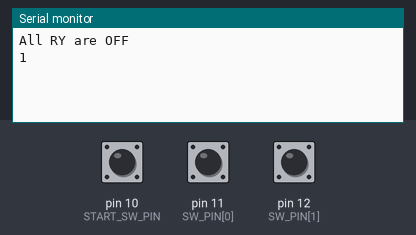
Bench run of a sketch on a simulated Arduino Uno, built with avr-gcc and run on an emulated ATmega328P. On the bench: the last lines printed to the serial monitor. The test bench sets the inputs (shaded band); at power-on: pin 10 (START_SW_PIN) HIGH, pin 11 (SW_PIN[0]) HIGH, pin 12 (SW_PIN[1]) LOW.

Above: at 1.2 s.
1.3 s: pin 10 (START_SW_PIN) pulled LOW for 0.15 s
At 2.2 s:
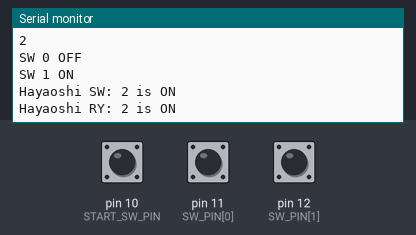
At 3.1 s:
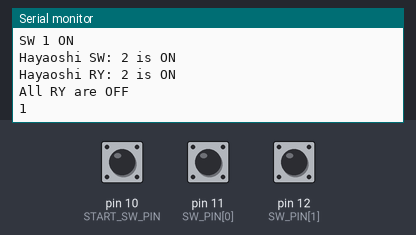

Measured:
- after the input at 1.3 s, the serial monitor: prints a new line at once (image 1)

The sketch:

hayaoshi.ino
```cpp
#include <Arduino.h>

static const byte START_RY_PIN = 2;
static const byte RY_PIN[] = {3, 4, 5, 6, 7, 8, 9};

static const byte START_SW_PIN = 10;
static const byte SW_PIN[] = {11, 12, 13, A0, A1, A2, A3};

#define SW_NO   (sizeof(SW_PIN)/sizeof(SW_PIN[0]))
#define RY_ON   LOW
#define RY_OFF  HIGH

#define SW_ON   LOW
#define SW_OFF  HIGH:

static void all_ry_off()
{
  digitalWrite(START_RY_PIN, RY_OFF);
  for (int i = 0; i < SW_NO; i++) {
    digitalWrite(RY_PIN[i], RY_OFF);
  }

  Serial.println("All RY are OFF");
}
void setup() {
  Serial.begin(9600);

  all_ry_off();

  pinMode(START_SW_PIN, INPUT);
  for (int i = 0; i < SW_NO; i++) {
    pinMode(SW_PIN[i], INPUT);
  }

  pinMode(START_RY_PIN, OUTPUT);
  for (int i = 0; i < SW_NO; i++) {
    pinMode(RY_PIN[i], INPUT);
  }
}

void loop() {
  Serial.println("1");
  while (true) {
    bool start_sw = digitalRead(START_SW_PIN);
    if (start_sw == SW_ON) {    //スタートSWが押されるのを待つ
      Serial.println("Start SW is ON");
      digitalWrite(START_RY_PIN, RY_ON);
      Serial.println("Start RY is ON");
      break;
    }
  };
  Serial.println("2");
  while (true) {
    byte hayaoshi = 0xff;
    for (int i = 0; i < SW_NO; i++) {
      bool sw = digitalRead(SW_PIN[i]);
      Serial.print("SW ");
      Serial.print(i);
      if (sw == SW_ON) {
        Serial.println(" ON");
      } else {
        Serial.println(" OFF");
      }
      if (sw == SW_ON) {
        hayaoshi = i;
        Serial.print("Hayaoshi SW: ");
        Serial.print(hayaoshi + 1);
        Serial.println(" is ON");
        break;
      }
    }
    //SWが押されるのを待つ
    if (hayaoshi != 0xff) {
      //SWに対応するRYを1sオン
      digitalWrite(RY_PIN[hayaoshi], RY_ON);
      Serial.print("Hayaoshi RY: ");
      Serial.print(hayaoshi + 1);
      Serial.println(" is ON");
      delay(1000);
      break;
    }
  };

  all_ry_off(); //全リレーオフ

  //  delay(5000);
}
```
